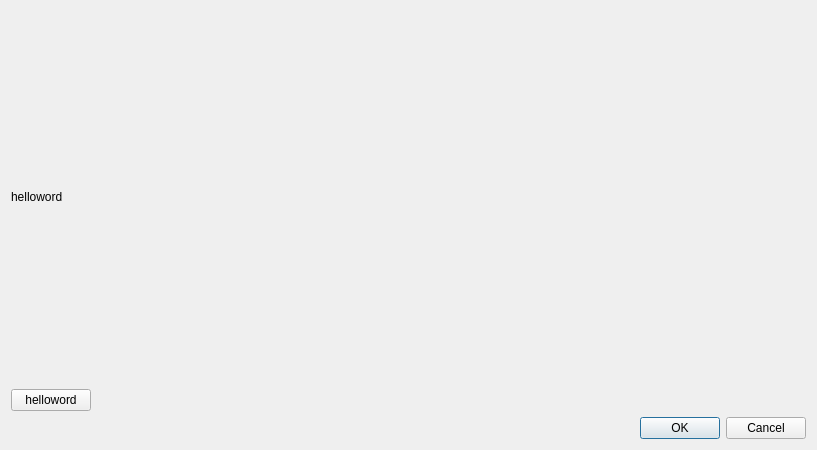
<?xml version="1.0" encoding="UTF-8"?>
<ui version="4.0">
 <class>Dialog</class>
 <widget class="QDialog" name="Dialog">
  <property name="geometry">
   <rect>
    <x>0</x>
    <y>0</y>
    <width>817</width>
    <height>450</height>
   </rect>
  </property>
  <property name="windowTitle">
   <string>MainWindow</string>
  </property>
  <layout class="QGridLayout" name="gridLayout">
   <item row="0" column="0">
    <widget class="QLabel" name="label">
     <property name="text">
      <string>helloword</string>
     </property>
    </widget>
   </item>
   <item row="1" column="0">
    <widget class="QPushButton" name="pushButton">
     <property name="text">
      <string>helloword</string>
     </property>
    </widget>
   </item>
   <item row="2" column="1">
    <widget class="QDialogButtonBox" name="buttonBox">
     <property name="orientation">
      <enum>Qt::Horizontal</enum>
     </property>
     <property name="standardButtons">
      <set>QDialogButtonBox::Cancel|QDialogButtonBox::Ok</set>
     </property>
    </widget>
   </item>
  </layout>
 </widget>
 <resources/>
 <connections>
  <connection>
   <sender>buttonBox</sender>
   <signal>accepted()</signal>
   <receiver>Dialog</receiver>
   <slot>accept()</slot>
   <hints>
    <hint type="sourcelabel">
     <x>248</x>
     <y>254</y>
    </hint>
    <hint type="destinationlabel">
     <x>157</x>
     <y>274</y>
    </hint>
   </hints>
  </connection>
  <connection>
   <sender>buttonBox</sender>
   <signal>rejected()</signal>
   <receiver>Dialog</receiver>
   <slot>reject()</slot>
   <hints>
    <hint type="sourcelabel">
     <x>316</x>
     <y>260</y>
    </hint>
    <hint type="destinationlabel">
     <x>286</x>
     <y>274</y>
    </hint>
   </hints>
  </connection>
 </connections>
</ui>
